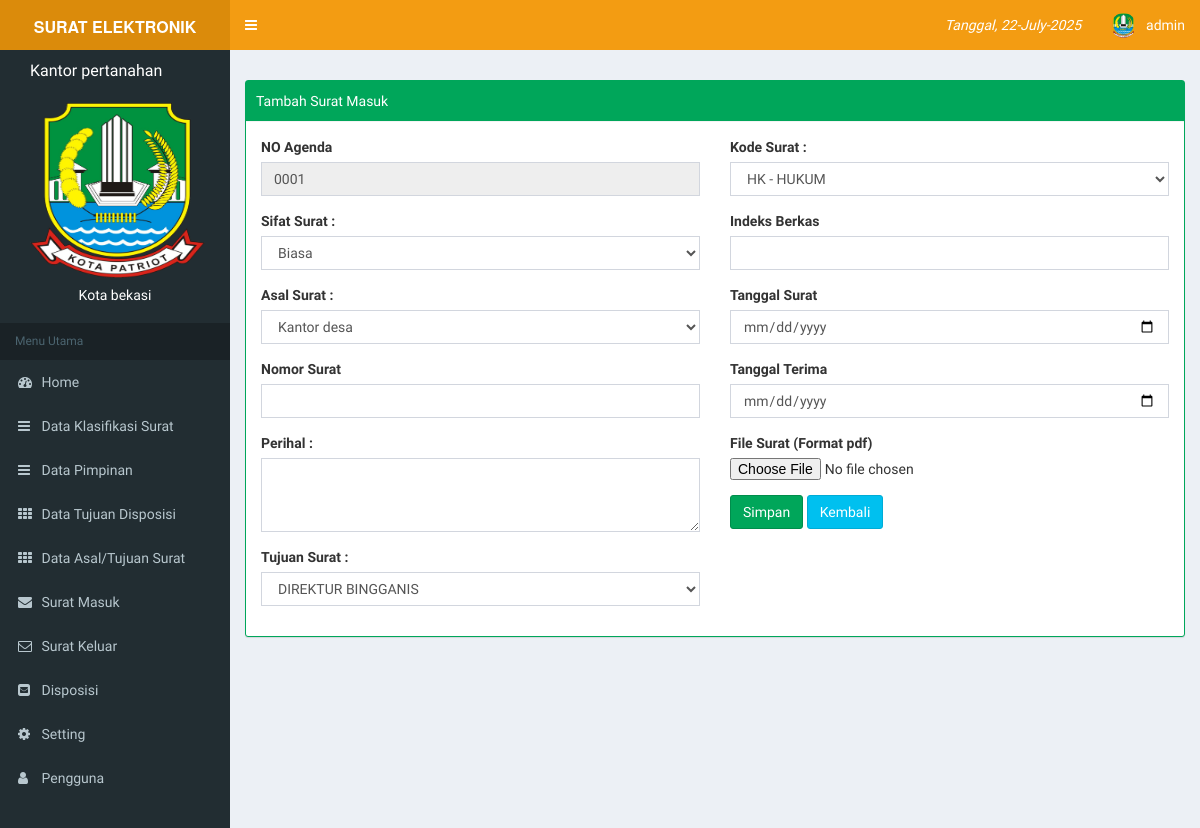
The app's page /index.php?page=masuk&aksi=tambah (signed in) with its own data.
### tables this page shows
CREATE TABLE `tb_user` (
  `id` int(11) NOT NULL,
  `username` varchar(100) NOT NULL,
  `password` varchar(100) NOT NULL,
  `nama_user` varchar(100) NOT NULL,
  `level` varchar(30) NOT NULL,
  `foto` varchar(255) NOT NULL,
  `level_pimpinan` int(11) NOT NULL
);

CREATE TABLE `tb_profile` (
  `kota` varchar(255) NOT NULL,
  `lembaga` varchar(255) NOT NULL,
  `alamat` text NOT NULL,
  `telpon` varchar(255) NOT NULL,
  `foto` varchar(255) NOT NULL
);

### page/masuk/tambah.php (the view, shortened to what this page needs)
<?php
    $tahun = date('Y');
    $sql = $koneksi->query("select no_agenda from tb_surat_masuk where tahun='$tahun' order by no_agenda desc");
    $data = $sql->fetch_assoc();
    $id = $data['no_agenda'];
    $urut = substr($id, 0, 4);
    $tambah = (int) $urut+1;
    if(strlen($tambah) == 1){
      $format="000".$tambah;
    }else if(strlen($tambah) == 2){
      $format="00".$tambah;
    }else if(strlen($tambah) == 3){
      $format="0".$tambah;
    }else{
      $format=$tambah;
    }
 ?>
<div class="row">
    <div class="col-md-12" >
         <div class="box box-success box-solid">
              <div class="box-header with-border">
                Tambah Surat Masuk
            </div>
<div class="panel-body">
                            <div class="row">
                                <div class="col-md-6">
                                    <form method="POST" enctype="multipart/form-data" onsubmit="return validasi(this)"  >
                                         <div class="form-group">
                                            <label>NO Agenda</label>
                                            <input class="form-control" name="agenda" id="agenda" readonly="" value="<?php echo $format ?>"  />
                                        </div>
                                        <div class="form-group">
                                            <label>Sifat Surat :</label>
                                            <select class="form-control" id="sifat" name="sifat">
                                                    <option value="b">Biasa</option>
                                            </select>
                                        </div>
                                          <div class="form-group">
                                            <label>Asal Surat :</label>
                                            <select class="form-control select2" name="asal">
                                                   <?php
                                                      $sql = $koneksi->query("select * from tb_asal_tujuan");
                                                      while ($data=$sql->fetch_assoc()) {
                                                        echo "
                                                          <option value='$data[id_asal_tujuan]'>$data[asal_tujuan]</option>
                                                        ";
                                                      }
                                                     ?>
                                            </select>
                                        </div>
                                         <div class="form-group">
                                            <label>Nomor Surat</label>
                                            <input class="form-control" name="no" id="no" />
                                        </div>
                                         <div class="form-group">
                                              <label>Perihal :</label>
                                              <textarea class="form-control" rows="3" name="perihal" id="perihal"></textarea>
                                        </div>
                                         <div class="form-group">
                                            <label>Tujuan Surat :</label>
                                            <select class="form-control select2" name="tujuan">
                                                   <?php
                                                      $sql = $koneksi->query("select * from tb_tujuan");
                                                      while ($data=$sql->fetch_assoc()) {
                                                        echo "
                                                          <option value='$data[id_tujuan]'>$data[nama_tujuan]</option>
                                                        ";
                                                      }
                                                     ?>
                                            </select>
                                        </div>
                                     </div>
                                        <div class="col-md-6">
                                          <div class="form-group">
                                            <label>Kode Surat :</label>
                                            <select class="form-control select2" name="kode_surat">
                                                   <?php
                                                      $sql = $koneksi->query("select * from ref_klasifikasi");
                                                      while ($data=$sql->fetch_assoc()) {
                                                        echo "
                                                          <option value='$data[id]'>$data[kode] - $data[nama]</option>
                                                        ";
                                                      }
                                                     ?>
                                            </select>
                                        </div>
                                        <div class="form-group">
                                            <label>Indeks Berkas </label>
                                            <input class="form-control" name="indek" required="" />
                                        </div>
                                        <div class="form-group">
                                            <label>Tanggal Surat</label>
                                            <input type="date" class="form-control" name="tgl_surat" id="tgl_surat" />
                                        </div>
                                        <div class="form-group">
                                            <label>Tanggal Terima</label>
                                            <input type="date" class="form-control" name="tgl_terima" id="tgl_terima" />
                                        </div>
                                        <div class="form-group">
                                            <label>File Surat (Format pdf)</label>
                                            <input type="file" name="foto" id="foto" />
                                        </div>
                                        <div>
                                        	<input type="submit" name="simpan" value="Simpan" class="btn btn-success">
                                          <input type=button value=Kembali onclick=self.history.back() class="btn btn-info" />
                                        </div>
                                 </div>
                              </div>
 </div>
 </div>
 </div>

### index.php (shortened to what this page needs)
<?php
    include "koneksi/koneksi.php";
   if($_SESSION['admin'] || $_SESSION['user']){
 ?>
<!DOCTYPE html>
<html>
<head>
  <link rel="stylesheet" href="bower_components/bootstrap/dist/css/bootstrap.min.css">
  <link rel="stylesheet" href="bower_components/font-awesome/css/font-awesome.min.css">
  <link rel="stylesheet" href="bower_components/Ionicons/css/ionicons.min.css">
    <link rel="stylesheet" href="bower_components/datatables.net-bs/css/dataTables.bootstrap.min.css">
     <link rel="stylesheet" href="bower_components/select2/dist/css/select2.min.css">
  <link rel="stylesheet" href="dist/css/AdminLTE.min.css">
  <link rel="stylesheet" href="dist/css/skins/_all-skins.min.css">
   <link rel="stylesheet" type="text/css" href="sw/dist/sweetalert.css">
</head>
<body class="hold-transition skin-yellow sidebar-mini">
<div class="wrapper">
  <header class="main-header">
    <a href="index.php" class="logo">
      <span class="logo-lg"><b style="font-size:16px;">SURAT ELEKTRONIK</b></span>
    </a>
    <nav class="navbar navbar-static-top">
      <a href="#" class="sidebar-toggle" data-toggle="push-menu" role="button">
      </a>
      <div class="navbar-custom-menu">
        <ul class="nav navbar-nav">
          <li class="dropdown tasks-menu">
            <a href="#" class="dropdown-toggle" data-toggle="dropdown">
              <i>Tanggal, <?php echo date('d-F-Y'); ?></i>
            </a>
          </li>
          <?php
                  if($_SESSION['admin']){
                       $user_l=$_SESSION['admin'];
                  }elseif ($_SESSION['user']) {
                       $user_l=$_SESSION['user'];
                  }
                  $sql_u = $koneksi->query("select* from tb_user where id='$user_l'");
                  $data_u = $sql_u->fetch_assoc();
        ?>
          <li class="dropdown user user-menu">
            <a href="#" class="dropdown-toggle" data-toggle="dropdown">
              <img src="images/<?php echo $data_u['foto']; ?>" class="user-image" alt="User Image">
              <span class="hidden-xs"><?php echo $data_u['nama_user']; ?></span>
            </a>
        </ul>
      </div>
    </nav>
  </header>
  <aside class="main-sidebar">
    <section class="sidebar">
        <?php include "include/menu.php" ?>
    </section>
  </aside>
  <div class="content-wrapper">
    <section class="content-header">
    </section>
    <section class="content">
      <?php
            include "include/isi.php";
       ?>
    </section>
  </div>
</div>
</body>
</html>
<?php
    }else{
        header("location:login.php");
    }
?>

### include/menu.php
<?php
    $sql = $koneksi->query("select * from tb_profile");
    $data = $sql->fetch_assoc();
?>
<div class="user-panel">
  <div>
    <a style="color: white; margin-left: 20px; font-size: 16px;"><?php echo $data['lembaga'] ?></a> <br><br>
  <img style="margin-left:20px" src="images/<?php echo $data['foto'] ?>" width="175" height="175" >
  <h5 style="color:white; font-size: 14px; text-align: center; "><?php echo $data['kota']; ?></h5>
  </div>
  <div class="pull-left info">
  </div>
</div>
<ul class="sidebar-menu" data-widget="tree">
  <li class="header">Menu Utama</li>
<li><a href="index.php"><i class="fa fa-dashboard"></i> <span>Home</span></a></li>
   <?php if ($_SESSION['admin']) {?>
  <li><a href="?page=klasifikasi"><i class="fa fa-bars"></i> <span>Data Klasifikasi Surat </span></a></li>
  <li><a href="?page=pimpinan"><i class="fa fa-bars"></i> <span>Data Pimpinan </span></a></li>
 <li><a href="?page=m_dispos"><i class="fa fa-th"></i> <span>Data Tujuan Disposisi </span></a></li>
 <li><a href="?page=asal_tujuan"><i class="fa fa-th"></i> <span>Data Asal/Tujuan Surat </span></a></li>
 <?php } ?>
  <li><a href="?page=masuk"><i class="fa fa-envelope"></i> <span>Surat Masuk </span></a></li>
  <li><a href="?page=keluar"><i class="fa fa-envelope-o"></i> <span>Surat Keluar </span></a></li>
  <li><a href="?page=disposisi"><i class="fa fa-envelope-square"></i> <span>Disposisi</span></a></li>
  <?php if ($_SESSION['admin']) {?>
  <li><a href="?page=profile&aksi=seting"><i class="fa fa-gear"></i> <span>Setting</span></a></li>
  <li><a href="?page=user"><i class="fa fa-user"></i> <span>Pengguna</span></a></li>
  <?php } ?>
</ul>

### records on screen
tb_user: foto (picture), nama_user "admin"
tb_profile: lembaga "Kantor pertanahan", foto (picture), kota "Kota bekasi"

### other values on screen
form field asal "Kantor desa"
form field tujuan "DIREKTUR BINGGANIS"
form field kode_surat "HK - HUKUM"
